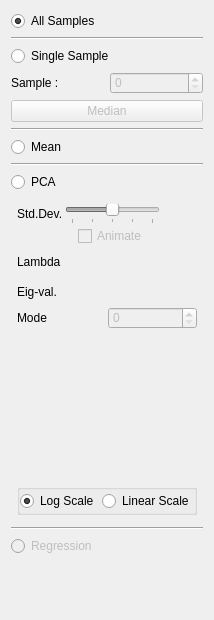
<?xml version="1.0" encoding="UTF-8"?>
<ui version="4.0">
 <class>AnalysisTool</class>
 <widget class="QWidget" name="AnalysisTool">
  <property name="geometry">
   <rect>
    <x>0</x>
    <y>0</y>
    <width>214</width>
    <height>620</height>
   </rect>
  </property>
  <property name="windowTitle">
   <string>Form</string>
  </property>
  <property name="styleSheet">
   <string notr="true">
/********************** Tab Widget ***********************/

/*
QTabWidget::pane {
	border: 2px solid rgb( 80, 80, 80 );
}
*/

/*
QTabWidget::pane{
	border-top: 2px solid #C2C7DB;
	background-color: qlineargradient(spread:pad, x1:0.5, y1:0, x2:0.5, y2:0.960227, stop:0 rgba(221, 221, 221, 255), stop:0.155779 rgba(228, 228, 228, 255), stop:1 rgba(202, 204, 204, 255));      
}
*/
/*
QTabBar::tab {
	background-color: qlineargradient(spread:pad, x1:0.5, y1:0, x2:0.5, y2:0.960227, stop:0 rgba(0, 0, 0, 0), stop:0.45 rgba(0, 0, 0, 30), stop:1 rgba(0, 0, 0, 25));
	color: white;
 }
*/

/*
QTabBar::tab:selected {
	background-color: rgb( 84, 168, 212 );
}
*/

QWidget#meanTab{
	background-color: qlineargradient(spread:pad, x1:0.5, y1:0, x2:0.5, y2:0.960227, stop:0 rgba(221, 221, 221, 255), stop:0.155779 rgba(228, 228, 228, 255), stop:1 rgba(202, 204, 204, 255));
}

QWidget#samplesTab{
	background-color: qlineargradient(spread:pad, x1:0.5, y1:0, x2:0.5, y2:0.960227, stop:0 rgba(221, 221, 221, 255), stop:0.155779 rgba(228, 228, 228, 255), stop:1 rgba(202, 204, 204, 255));      
}

QWidget#pcaTab{
	background-color: qlineargradient(spread:pad, x1:0.5, y1:0, x2:0.5, y2:0.960227, stop:0 rgba(221, 221, 221, 255), stop:0.155779 rgba(228, 228, 228, 255), stop:1 rgba(202, 204, 204, 255));      
}

QWidget#regressionTab{
	background-color: qlineargradient(spread:pad, x1:0.5, y1:0, x2:0.5, y2:0.960227, stop:0 rgba(221, 221, 221, 255), stop:0.155779 rgba(228, 228, 228, 255), stop:1 rgba(202, 204, 204, 255));      
}

/********************** Tab Widget ***********************/


/********************** Visualization Panel ***********************/

QLabel#visualizationLabel{
	color: white;
	font: bold;
}
QWidget#visualizationPanel{
	background-color: rgba( 0, 0, 0, 0 );
}

QToolButton#visualizationOpenButton{
	background-color: rgba(0, 0, 0, 0);
	border-radius: 4px;
}

QToolButton#visualizationOpenButton:hover{
	background-color: rgba( 0, 0, 0, 30 ); border-radius: 3px;
}

QWidget#visualizationHeader{
	background-color: qlineargradient(spread:pad, x1:0.5, y1:0, x2:0.5, y2:0.960227, stop:0 rgba(0, 0, 0, 0), stop:0.45 rgba(0, 0, 0, 30), stop:1 rgba(0, 0, 0, 25));
    border-radius: 3px;
}

QWidget#visualizationHeaderBackground{
	background-color: rgb( 84, 168, 212 );
    border-radius: 3px;
	border: 1px solid rgb(90, 90, 90);
}

QWidget#visualizationPanel{
	background-color: rgb( 90, 90, 90 );
	border-radius:4px;
	border: 1px solid rgb(60, 60, 60);
	color: rgb(90, 90, 90);
}

QWidget#visualizationContent{
	border-radius: 3px;
	border: 1px solid rgb(80, 80,80);
	background-color: qlineargradient(spread:pad, x1:0.5, y1:0, x2:0.5, y2:0.960227, stop:0 rgba(221, 221, 221, 255), stop:0.155779 rgba(228, 228, 228, 255), stop:1 rgba(202, 204, 204, 255));      
}
/********************** Visualization Panel ***********************/


/********************** Shape Panel ***********************/

QLabel#shapeLabel{
	color: white;
	font: bold;
}

QWidget#shapePanel{
	background-color: rgba( 0, 0, 0, 0 );
}

QToolButton#shapeOpenButton{
	background-color: rgba(0, 0, 0, 0);
	border-radius: 4px;
}

QToolButton#shapeOpenButton:hover{
	background-color: rgba( 0, 0, 0, 30 ); border-radius: 3px;
}

QWidget#layers_header_{
	background-color: qlineargradient(spread:pad, x1:0.5, y1:0, x2:0.5, y2:0.960227, stop:0 rgba(0, 0, 0, 0), stop:0.45 rgba(0, 0, 0, 30), stop:1 rgba(0, 0, 0, 25));
    border-radius: 3px;
}

QWidget#shapeHeaderBackground{
	background-color: rgb( 84, 168, 212 );
    border-radius: 3px;
	border: 1px solid rgb(90, 90, 90);
}

QWidget#shapePanel{
	background-color: rgb( 90, 90, 90 );
	border-radius:4px;
	border: 1px solid rgb(60, 60, 60);
	color: rgb(90, 90, 90);
}

QWidget#shapeContent{
	border-radius: 3px;
	border: 1px solid rgb(80, 80,80);
	background-color: qlineargradient(spread:pad, x1:0.5, y1:0, x2:0.5, y2:0.960227, stop:0 rgba(221, 221, 221, 255), stop:0.155779 rgba(228, 228, 228, 255), stop:1 rgba(202, 204, 204, 255));      
}
/********************** Shape Panel ***********************/


/********************** reconstruction Panel ***********************/

QLabel#reconstructionLabel{
	color: white;
	font: bold;
}
QWidget#reconstructionPanel{
	background-color: rgba( 0, 0, 0, 0 );
}

QToolButton#reconstructionOpenButton{
	background-color: rgba(0, 0, 0, 0);
	border-radius: 4px;
}

QToolButton#reconstructionOpenButton:hover{
	background-color: rgba( 0, 0, 0, 30 ); border-radius: 3px;
}

QWidget#reconstructionHeader{
	background-color: qlineargradient(spread:pad, x1:0.5, y1:0, x2:0.5, y2:0.960227, stop:0 rgba(0, 0, 0, 0), stop:0.45 rgba(0, 0, 0, 30), stop:1 rgba(0, 0, 0, 25));
    border-radius: 3px;
}

QWidget#reconstructionHeaderBackground{
	background-color: rgb( 84, 168, 212 );
    border-radius: 3px;
	border: 1px solid rgb(90, 90, 90);
}

QWidget#reconstructionPanel{
	background-color: rgb( 90, 90, 90 );
	border-radius:4px;
	border: 1px solid rgb(60, 60, 60);
	color: rgb(90, 90, 90);
}

QWidget#reconstructionContent{
	border-radius: 3px;
	border: 1px solid rgb(80, 80,80);
	background-color: qlineargradient(spread:pad, x1:0.5, y1:0, x2:0.5, y2:0.960227, stop:0 rgba(221, 221, 221, 255), stop:0.155779 rgba(228, 228, 228, 255), stop:1 rgba(202, 204, 204, 255));      
}
/********************** reconstruction Panel ***********************/



/********************** Other ***********************/

QWidget#pcaWidget{
	border-radius: 3px;
	border: 2px solid rgb(80, 80,80);
}


QWidget#sampleWidget{
	border-radius: 3px;
	border: 2px solid rgb(80, 80,80);
}

QWidget#meanWidget{
	border-radius: 3px;
	border: 2px solid rgb(80, 80,80);
}


QWidget#controlsDockContents {
/*	background-color: rgb(0,0,1);
*/

/*
background-color: qlineargradient(spread:pad, x1:0.5, y1:0, x2:0.5, y2:0.960227, stop:0 rgba(1, 0, 0, 0), stop:0.45 rgba(0, 0, 1, 30), stop:1 rgba(0, 1, 0, 25));
*/

/*	background-color: qlineargradient(spread:pad, x1:0.5, y1:0, x2:0.5, y2:0.960227, stop:0 rgba(69, 168, 212, 255), stop:0.45 rgba(0, 0, 0, 30), stop:1 rgba(60, 60, 60, 255));
*/   
 border-radius: 3px;

background: rgb(90,90,90);

/*
	background: grey
*/

/*	color: red;	
*/
}



QWidget#widget {
 background-color: rgba(0,0,255,255);


/*
background-color: qlineargradient(spread:pad, x1:0.5, y1:0, x2:0.5, y2:0.960227, stop:0 rgba(1, 0, 0, 0), stop:0.45 rgba(0, 0, 1, 30), stop:1 rgba(0, 1, 0, 25));
*/

/*
	background: grey
*/

/*	color: red;	
*/
}



QToolButton{
	border: 1px solid rgba( 0, 0, 0, 0 );
	margin: 0, 0, 0, 0;
	padding: 0, 0, 0, 0;
}

QToolButton:hover{
	background-color: rgba( 140, 140, 140, 50 );
}

QToolButton:pressed{
	border: 1px solid rgba( 100, 100, 100, 120 );
	background-color: rgba( 100, 100, 100, 200 );
}




</string>
  </property>
  <layout class="QVBoxLayout" name="verticalLayout">
   <item>
    <widget class="QRadioButton" name="allSamplesRadio">
     <property name="text">
      <string>All Samples</string>
     </property>
     <property name="checked">
      <bool>true</bool>
     </property>
    </widget>
   </item>
   <item>
    <widget class="Line" name="line">
     <property name="orientation">
      <enum>Qt::Horizontal</enum>
     </property>
    </widget>
   </item>
   <item>
    <widget class="QRadioButton" name="singleSamplesRadio">
     <property name="text">
      <string>Single Sample</string>
     </property>
    </widget>
   </item>
   <item>
    <layout class="QHBoxLayout" name="horizontalLayout_8">
     <item>
      <widget class="QLabel" name="label_2">
       <property name="text">
        <string>Sample :</string>
       </property>
      </widget>
     </item>
     <item>
      <widget class="QSpinBox" name="sampleSpinBox">
       <property name="enabled">
        <bool>false</bool>
       </property>
      </widget>
     </item>
    </layout>
   </item>
   <item>
    <widget class="QPushButton" name="medianButton">
     <property name="enabled">
      <bool>false</bool>
     </property>
     <property name="text">
      <string>Median</string>
     </property>
    </widget>
   </item>
   <item>
    <widget class="Line" name="line_2">
     <property name="orientation">
      <enum>Qt::Horizontal</enum>
     </property>
    </widget>
   </item>
   <item>
    <widget class="QRadioButton" name="meanRadio">
     <property name="text">
      <string>Mean</string>
     </property>
    </widget>
   </item>
   <item>
    <widget class="Line" name="line_3">
     <property name="orientation">
      <enum>Qt::Horizontal</enum>
     </property>
    </widget>
   </item>
   <item>
    <widget class="QRadioButton" name="pcaRadio">
     <property name="text">
      <string>PCA</string>
     </property>
    </widget>
   </item>
   <item>
    <widget class="QWidget" name="pcaContent" native="true">
     <layout class="QVBoxLayout" name="verticalLayout_22">
      <property name="spacing">
       <number>2</number>
      </property>
      <property name="leftMargin">
       <number>6</number>
      </property>
      <property name="topMargin">
       <number>6</number>
      </property>
      <property name="rightMargin">
       <number>6</number>
      </property>
      <property name="bottomMargin">
       <number>6</number>
      </property>
      <item>
       <layout class="QGridLayout" name="pcaGridLayout">
        <item row="0" column="0">
         <widget class="QLabel" name="label_10">
          <property name="text">
           <string>Std.Dev.</string>
          </property>
         </widget>
        </item>
        <item row="0" column="1">
         <widget class="QSlider" name="pcaSlider">
          <property name="enabled">
           <bool>false</bool>
          </property>
          <property name="minimum">
           <number>-20</number>
          </property>
          <property name="maximum">
           <number>20</number>
          </property>
          <property name="orientation">
           <enum>Qt::Horizontal</enum>
          </property>
          <property name="tickPosition">
           <enum>QSlider::TicksBelow</enum>
          </property>
          <property name="tickInterval">
           <number>10</number>
          </property>
         </widget>
        </item>
        <item row="0" column="2">
         <widget class="QLabel" name="pcaValueLabel">
          <property name="minimumSize">
           <size>
            <width>35</width>
            <height>0</height>
           </size>
          </property>
          <property name="text">
           <string/>
          </property>
         </widget>
        </item>
        <item row="1" column="1">
         <widget class="QWidget" name="widget_23" native="true">
          <layout class="QHBoxLayout" name="horizontalLayout_9">
           <property name="spacing">
            <number>0</number>
           </property>
           <property name="leftMargin">
            <number>0</number>
           </property>
           <property name="topMargin">
            <number>0</number>
           </property>
           <property name="rightMargin">
            <number>0</number>
           </property>
           <property name="bottomMargin">
            <number>0</number>
           </property>
           <item>
            <spacer name="horizontalSpacer_3">
             <property name="orientation">
              <enum>Qt::Horizontal</enum>
             </property>
             <property name="sizeHint" stdset="0">
              <size>
               <width>40</width>
               <height>20</height>
              </size>
             </property>
            </spacer>
           </item>
           <item>
            <widget class="QCheckBox" name="pcaAnimateCheckBox">
             <property name="enabled">
              <bool>false</bool>
             </property>
             <property name="text">
              <string>Animate</string>
             </property>
            </widget>
           </item>
           <item>
            <spacer name="horizontalSpacer_4">
             <property name="orientation">
              <enum>Qt::Horizontal</enum>
             </property>
             <property name="sizeHint" stdset="0">
              <size>
               <width>40</width>
               <height>20</height>
              </size>
             </property>
            </spacer>
           </item>
          </layout>
         </widget>
        </item>
        <item row="2" column="1">
         <widget class="QWidget" name="widget_25" native="true">
          <layout class="QHBoxLayout" name="horizontalLayout_10">
           <property name="spacing">
            <number>0</number>
           </property>
           <property name="leftMargin">
            <number>0</number>
           </property>
           <property name="topMargin">
            <number>0</number>
           </property>
           <property name="rightMargin">
            <number>0</number>
           </property>
           <property name="bottomMargin">
            <number>0</number>
           </property>
          </layout>
         </widget>
        </item>
       </layout>
      </item>
      <item>
       <layout class="QGridLayout" name="gridLayout_3">
        <property name="verticalSpacing">
         <number>6</number>
        </property>
        <item row="1" column="0">
         <widget class="QLabel" name="label_8">
          <property name="minimumSize">
           <size>
            <width>0</width>
            <height>24</height>
           </size>
          </property>
          <property name="text">
           <string>Eig-val.</string>
          </property>
         </widget>
        </item>
        <item row="1" column="1">
         <widget class="QLabel" name="pcaEigenValueLabel">
          <property name="text">
           <string/>
          </property>
         </widget>
        </item>
        <item row="0" column="0">
         <widget class="QLabel" name="label_9">
          <property name="minimumSize">
           <size>
            <width>0</width>
            <height>24</height>
           </size>
          </property>
          <property name="text">
           <string>Lambda</string>
          </property>
         </widget>
        </item>
        <item row="0" column="1">
         <widget class="QLabel" name="pcaLambdaLabel">
          <property name="text">
           <string/>
          </property>
         </widget>
        </item>
       </layout>
      </item>
      <item>
       <layout class="QHBoxLayout" name="horizontalLayout_11">
        <item>
         <widget class="QLabel" name="label_11">
          <property name="minimumSize">
           <size>
            <width>0</width>
            <height>24</height>
           </size>
          </property>
          <property name="text">
           <string>Mode</string>
          </property>
         </widget>
        </item>
        <item>
         <widget class="QSpinBox" name="pcaModeSpinBox">
          <property name="enabled">
           <bool>false</bool>
          </property>
          <property name="maximum">
           <number>500</number>
          </property>
         </widget>
        </item>
       </layout>
      </item>
      <item>
       <widget class="BarGraph" name="graph_" native="true">
        <property name="minimumSize">
         <size>
          <width>0</width>
          <height>150</height>
         </size>
        </property>
       </widget>
      </item>
      <item>
       <widget class="QGroupBox" name="groupBox">
        <property name="title">
         <string/>
        </property>
        <layout class="QHBoxLayout" name="horizontalLayout_2">
         <property name="spacing">
          <number>0</number>
         </property>
         <property name="leftMargin">
          <number>0</number>
         </property>
         <property name="topMargin">
          <number>0</number>
         </property>
         <property name="rightMargin">
          <number>0</number>
         </property>
         <property name="bottomMargin">
          <number>0</number>
         </property>
         <item>
          <widget class="QRadioButton" name="log_radio">
           <property name="text">
            <string>Log Scale</string>
           </property>
           <property name="checked">
            <bool>true</bool>
           </property>
          </widget>
         </item>
         <item>
          <widget class="QRadioButton" name="linear_radio">
           <property name="text">
            <string>Linear Scale</string>
           </property>
           <property name="checkable">
            <bool>true</bool>
           </property>
           <property name="checked">
            <bool>false</bool>
           </property>
          </widget>
         </item>
        </layout>
       </widget>
      </item>
     </layout>
    </widget>
   </item>
   <item>
    <widget class="Line" name="line_4">
     <property name="orientation">
      <enum>Qt::Horizontal</enum>
     </property>
    </widget>
   </item>
   <item>
    <widget class="QRadioButton" name="regressionRadio">
     <property name="enabled">
      <bool>false</bool>
     </property>
     <property name="text">
      <string>Regression</string>
     </property>
    </widget>
   </item>
   <item>
    <spacer name="verticalSpacer">
     <property name="orientation">
      <enum>Qt::Vertical</enum>
     </property>
     <property name="sizeHint" stdset="0">
      <size>
       <width>20</width>
       <height>40</height>
      </size>
     </property>
    </spacer>
   </item>
  </layout>
 </widget>
 <customwidgets>
  <customwidget>
   <class>BarGraph</class>
   <extends>QWidget</extends>
   <header location="global">Analysis/bargraph.h</header>
   <container>1</container>
  </customwidget>
 </customwidgets>
 <tabstops>
  <tabstop>allSamplesRadio</tabstop>
  <tabstop>singleSamplesRadio</tabstop>
  <tabstop>sampleSpinBox</tabstop>
  <tabstop>medianButton</tabstop>
  <tabstop>meanRadio</tabstop>
  <tabstop>pcaRadio</tabstop>
  <tabstop>pcaSlider</tabstop>
  <tabstop>pcaAnimateCheckBox</tabstop>
  <tabstop>pcaModeSpinBox</tabstop>
  <tabstop>regressionRadio</tabstop>
 </tabstops>
 <resources/>
 <connections/>
</ui>
